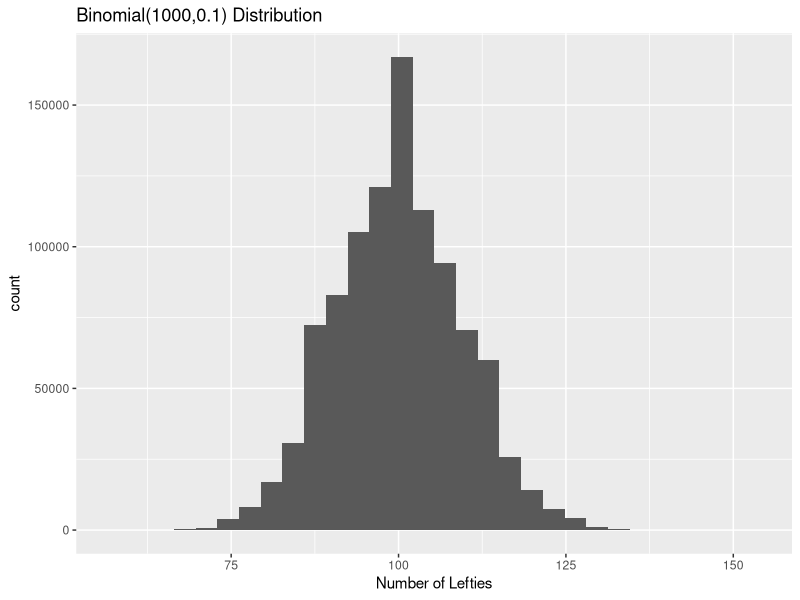
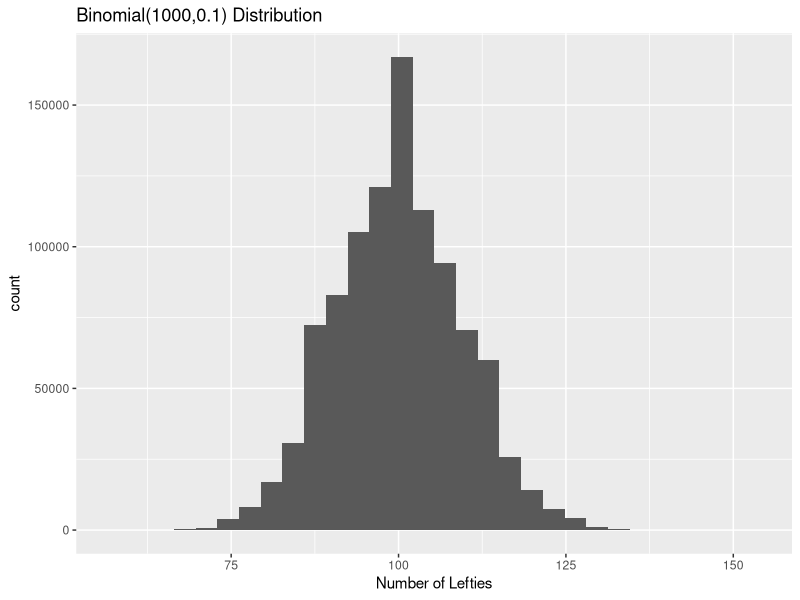
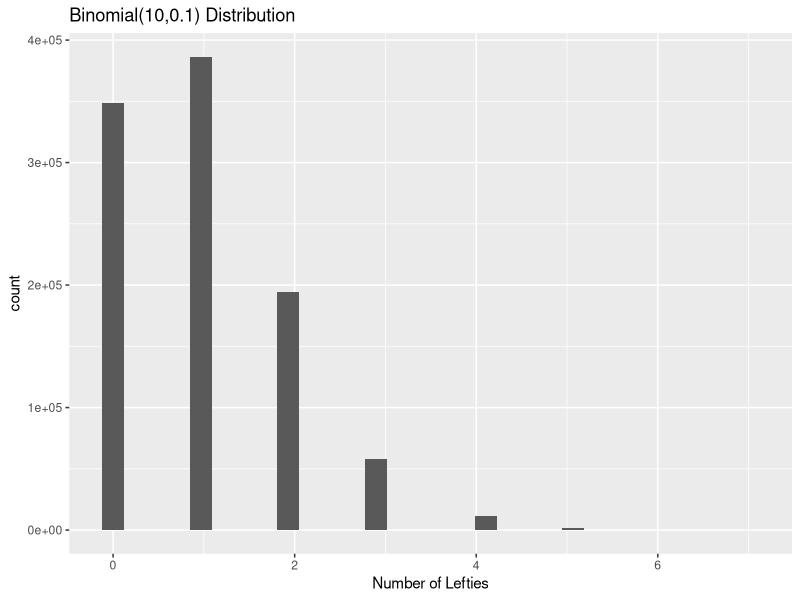
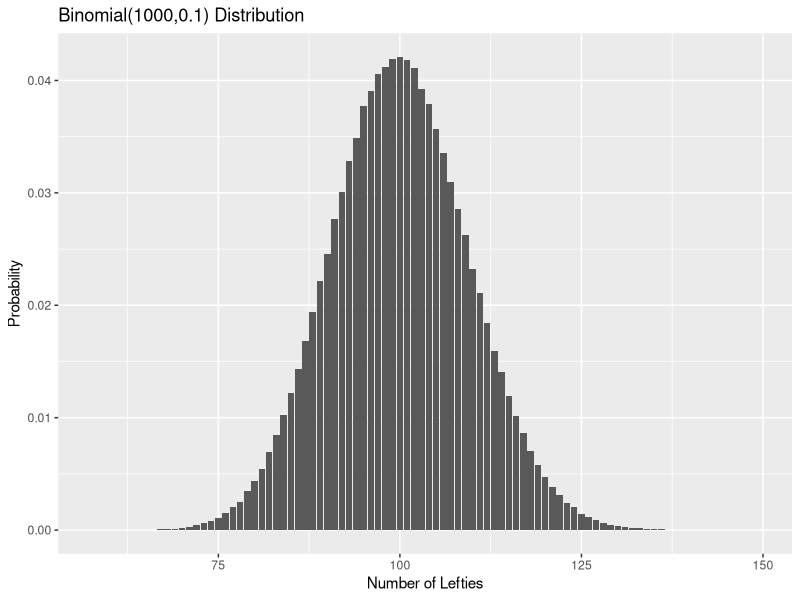
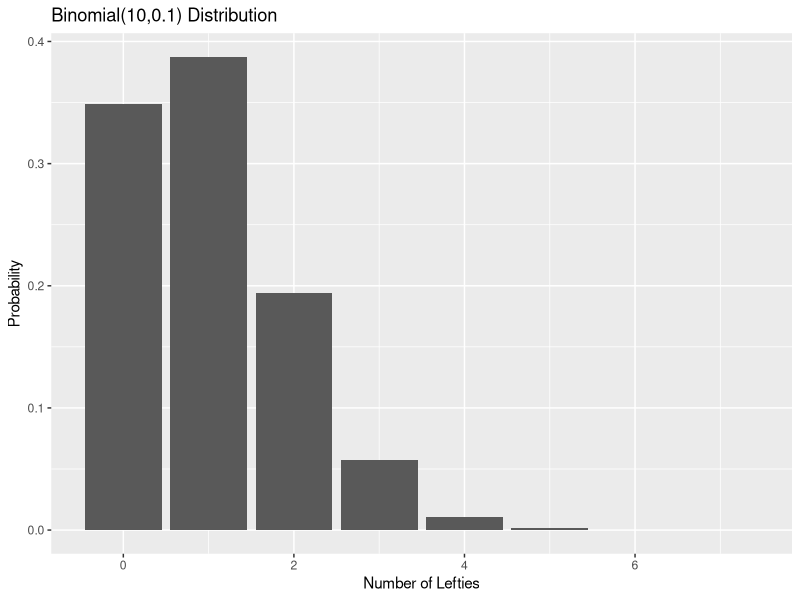
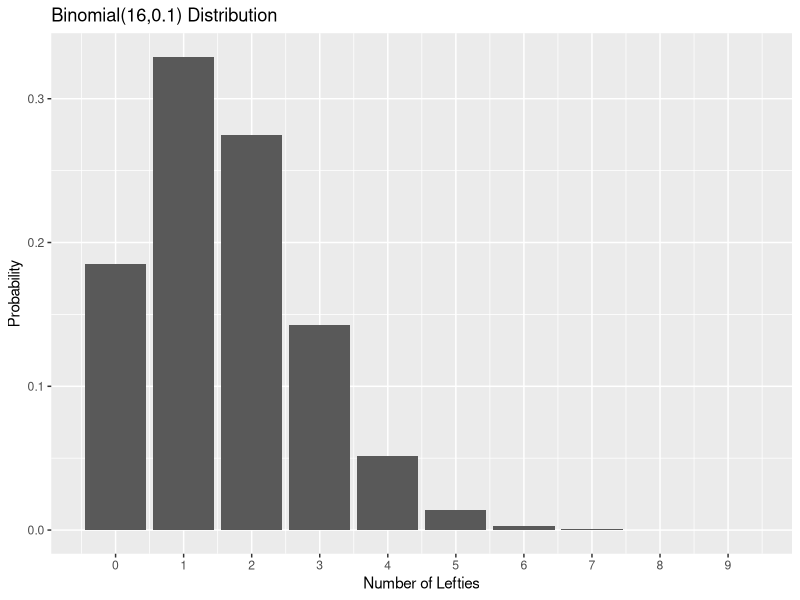

The R script that drew these images, in order: (Note: this script raises an error after producing the figures.)
## ---- chunk 1

## ---- chunk 2
#| label: packages
#| echo: false
#| message: false
#| warning: false

library(tidyverse)

## ---- chunk 3
# If I want to reproduce my random draw exactly, I have to set
# the seed.  Otherwise, I'll get a different random sample every # time
set.seed(121372) 
# in R, what we called "n" is called size
# R's "n" is the number of experiments to run
# in this case, that's the # of samples of size 1000 to simulate
rbinom(n=1,size=1000,prob=0.1)
## ---- chunk 4
rbinom(n=10,size=1000,prob=0.1)
## ---- chunk 5
#| echo: false
#| out.width: "100%"
#| fig-width: 7
#| fig-height: 6

binomdata = data.frame(X = rbinom(1000000, 1000, 0.1))
ggplot(binomdata, aes(x = X)) + 
  geom_histogram() +
  labs(x = "Number of Lefties",
       title = "Binomial(1000,0.1) Distribution")
## ---- chunk 6
#| echo: false
#| out.width: "40%"
ggplot(binomdata, aes(x = X)) + 
  geom_histogram() +
  labs(x = "Number of Lefties",
       title = "Binomial(1000,0.1) Distribution")
## ---- chunk 7
#| echo: false
#| out.width: "100%"
#| fig-width: 7
#| fig-height: 6
binomdatasmall = data.frame(X = rbinom(1000000, 10, 0.1))

ggplot(binomdatasmall, aes(x = X)) + 
  geom_histogram() +
  labs(x = "Number of Lefties",
       title = "Binomial(10,0.1) Distribution")

## ---- chunk 8
#| echo: false
#| out.width: "100%"
#| fig-width: 7
#| fig-height: 6
binomdata = 
  data.frame(X = rbinom(1000000, 1000, 0.1))
binomdata %>%
  count(X) %>%
  mutate(prob = n / sum(n)) %>%
  ggplot(aes(x = X, y = prob)) +
  geom_col() +
  labs(x = "Number of Lefties", y = "Probability",
       title = "Binomial(1000,0.1) Distribution")
## ---- chunk 9
#| echo: false
#| out.width: "100%"
#| fig-width: 7
#| fig-height: 6
binomdatasmall = data.frame(X = rbinom(1000000, 10, 0.1))
binomdatasmall %>%
  count(X) %>%
  mutate(prob = n / sum(n)) %>%
  ggplot(aes(x = X, y = prob)) +
  geom_col() +
  labs(x = "Number of Lefties", y = "Probability",
       title = "Binomial(10,0.1) Distribution")
## ---- chunk 10
#| label: classlefties
#| echo: false
#| out.width: "100%"
#| fig-width: 7
#| fig-height: 6
binomdata = data.frame(X = rbinom(1000000, 16, 0.1))
binomdata %>%
  count(X) %>%
  mutate(prob = n / sum(n)) %>%
  ggplot(aes(x = X, y = prob)) +
  geom_col() +
  scale_x_continuous(breaks = 0:10) +
  labs(x = "Number of Lefties", y = "Probability",
       title = "Binomial(16,0.1) Distribution")
## ---- chunk 11
#| echo: false
#| out.width: "100%"
knitr::include_graphics("../img/embryo.jpg")
## ---- chunk 12
# Reminders:
# dbinom(k, n, p)      -> P(X = k)
# pbinom(k, n, p)      -> P(X <= k)
# 1 - pbinom(k, n, p)  -> P(X > k)
